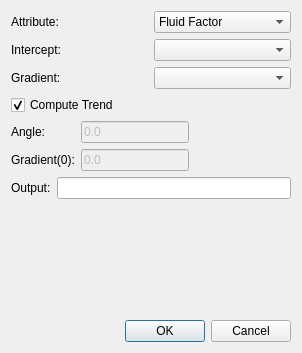
<?xml version="1.0" encoding="UTF-8"?>
<ui version="4.0">
 <class>TrendBasedAttributesDialog</class>
 <widget class="QDialog" name="TrendBasedAttributesDialog">
  <property name="geometry">
   <rect>
    <x>0</x>
    <y>0</y>
    <width>302</width>
    <height>353</height>
   </rect>
  </property>
  <property name="windowTitle">
   <string>Dialog</string>
  </property>
  <layout class="QVBoxLayout" name="verticalLayout">
   <item>
    <layout class="QGridLayout" name="gridLayout">
     <item row="0" column="0">
      <widget class="QLabel" name="label">
       <property name="text">
        <string>Attribute:</string>
       </property>
      </widget>
     </item>
     <item row="0" column="1">
      <widget class="QComboBox" name="cbType">
       <item>
        <property name="text">
         <string>Fluid Factor</string>
        </property>
       </item>
       <item>
        <property name="text">
         <string>Lithology Factor</string>
        </property>
       </item>
       <item>
        <property name="text">
         <string>Porosity Factor</string>
        </property>
       </item>
       <item>
        <property name="text">
         <string>AVO Class</string>
        </property>
       </item>
      </widget>
     </item>
     <item row="1" column="0">
      <widget class="QLabel" name="label_2">
       <property name="text">
        <string>Intercept:</string>
       </property>
      </widget>
     </item>
     <item row="1" column="1">
      <widget class="QComboBox" name="cbIntercept"/>
     </item>
     <item row="2" column="0">
      <widget class="QLabel" name="label_3">
       <property name="text">
        <string>Gradient:</string>
       </property>
      </widget>
     </item>
     <item row="2" column="1">
      <widget class="QComboBox" name="cbGradient"/>
     </item>
    </layout>
   </item>
   <item>
    <layout class="QHBoxLayout" name="horizontalLayout_2">
     <item>
      <layout class="QGridLayout" name="gridLayout_2">
       <item row="0" column="0" colspan="2">
        <widget class="QCheckBox" name="cbComputeTrend">
         <property name="text">
          <string>Compute Trend</string>
         </property>
         <property name="checked">
          <bool>true</bool>
         </property>
        </widget>
       </item>
       <item row="1" column="0">
        <widget class="QLabel" name="label_4">
         <property name="text">
          <string>Angle:</string>
         </property>
        </widget>
       </item>
       <item row="1" column="1">
        <widget class="QLineEdit" name="leTrendAngle">
         <property name="enabled">
          <bool>false</bool>
         </property>
         <property name="text">
          <string>0.0</string>
         </property>
        </widget>
       </item>
       <item row="2" column="0">
        <widget class="QLabel" name="label_5">
         <property name="text">
          <string>Gradient(0):</string>
         </property>
        </widget>
       </item>
       <item row="2" column="1">
        <widget class="QLineEdit" name="leTrendIntercept">
         <property name="enabled">
          <bool>false</bool>
         </property>
         <property name="text">
          <string>0.0</string>
         </property>
        </widget>
       </item>
      </layout>
     </item>
     <item>
      <spacer name="horizontalSpacer">
       <property name="orientation">
        <enum>Qt::Horizontal</enum>
       </property>
       <property name="sizeHint" stdset="0">
        <size>
         <width>40</width>
         <height>20</height>
        </size>
       </property>
      </spacer>
     </item>
    </layout>
   </item>
   <item>
    <layout class="QHBoxLayout" name="horizontalLayout">
     <item>
      <widget class="QLabel" name="label_6">
       <property name="text">
        <string>Output:</string>
       </property>
      </widget>
     </item>
     <item>
      <widget class="QLineEdit" name="leOutput"/>
     </item>
    </layout>
   </item>
   <item>
    <spacer name="verticalSpacer">
     <property name="orientation">
      <enum>Qt::Vertical</enum>
     </property>
     <property name="sizeHint" stdset="0">
      <size>
       <width>20</width>
       <height>40</height>
      </size>
     </property>
    </spacer>
   </item>
   <item>
    <widget class="QDialogButtonBox" name="buttonBox">
     <property name="orientation">
      <enum>Qt::Horizontal</enum>
     </property>
     <property name="standardButtons">
      <set>QDialogButtonBox::Cancel|QDialogButtonBox::Ok</set>
     </property>
    </widget>
   </item>
  </layout>
 </widget>
 <resources/>
 <connections>
  <connection>
   <sender>buttonBox</sender>
   <signal>accepted()</signal>
   <receiver>TrendBasedAttributesDialog</receiver>
   <slot>accept()</slot>
   <hints>
    <hint type="sourcelabel">
     <x>248</x>
     <y>254</y>
    </hint>
    <hint type="destinationlabel">
     <x>157</x>
     <y>274</y>
    </hint>
   </hints>
  </connection>
  <connection>
   <sender>buttonBox</sender>
   <signal>rejected()</signal>
   <receiver>TrendBasedAttributesDialog</receiver>
   <slot>reject()</slot>
   <hints>
    <hint type="sourcelabel">
     <x>316</x>
     <y>260</y>
    </hint>
    <hint type="destinationlabel">
     <x>286</x>
     <y>274</y>
    </hint>
   </hints>
  </connection>
  <connection>
   <sender>cbComputeTrend</sender>
   <signal>toggled(bool)</signal>
   <receiver>leTrendAngle</receiver>
   <slot>setDisabled(bool)</slot>
   <hints>
    <hint type="sourcelabel">
     <x>111</x>
     <y>131</y>
    </hint>
    <hint type="destinationlabel">
     <x>134</x>
     <y>166</y>
    </hint>
   </hints>
  </connection>
  <connection>
   <sender>cbComputeTrend</sender>
   <signal>toggled(bool)</signal>
   <receiver>leTrendIntercept</receiver>
   <slot>setDisabled(bool)</slot>
   <hints>
    <hint type="sourcelabel">
     <x>127</x>
     <y>133</y>
    </hint>
    <hint type="destinationlabel">
     <x>170</x>
     <y>205</y>
    </hint>
   </hints>
  </connection>
 </connections>
</ui>
